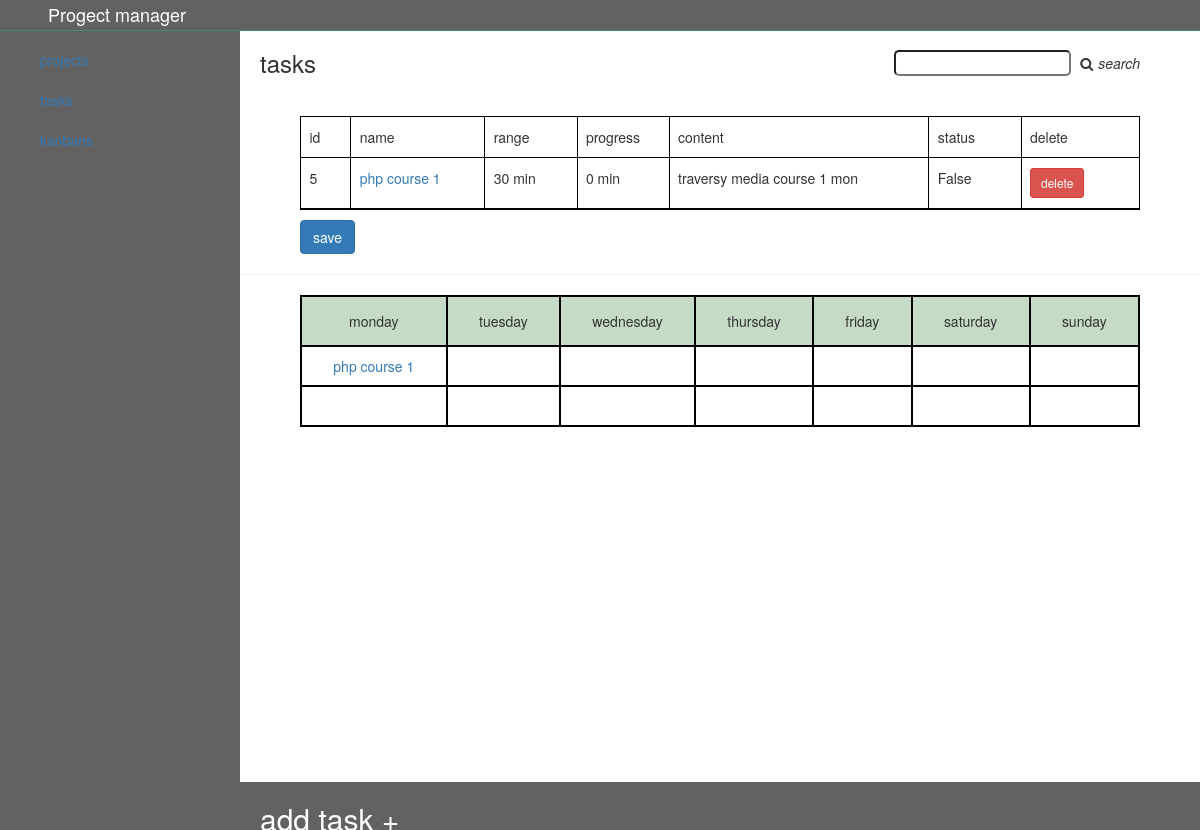
Before: /taskHub/1 with the older database file.
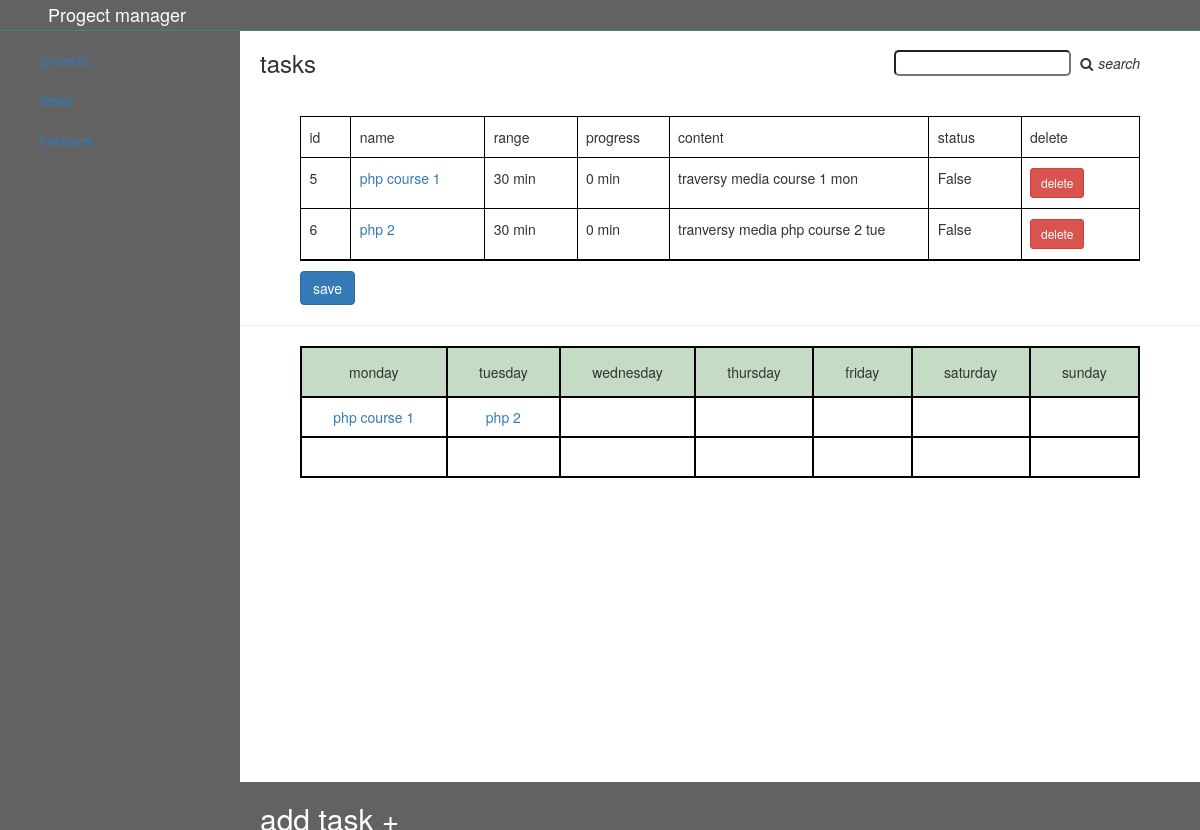
After: the same page with the newer database file.
### app.py (models this page shows, shortened)
class Task(db.Model):
    id = db.Column(db.Integer, primary_key=True)
    name = db.Column(db.String(1000), nullable=False)
    content = db.Column(db.String(1000),nullable=False)
    t_range = db.Column(db.Integer, nullable=False)
    progress = db.Column(db.Integer, nullable=False, default=0)
    date = db.Column(db.DateTime,default=datetime.utcnow)
    status = db.Column(db.Boolean, default=False)
    day = db.Column(db.String(100))
    hub_id = db.Column(db.Integer, db.ForeignKey('taskhub.id'), nullable= False)

### app.py (the view)
@app.route('/taskHub/<int:id>', methods = ['GET','POST'])
def taskHub(id):
    if Taskhub.query.get(id):
        tasks = Taskhub.query.get(id).tasks
    else:
        tasks = ''
    return render_template('taskhub.html', tasks=tasks, id = id)

### templates/taskhub.html (shortened to what this page needs)
{% extends 'base.html' %}
{% block body %}
<div class="main">
    <div class="taskhub-header">
        <h3>tasks</h3>
        <div class="search">
            <input type="text" class="taskName">
            <i class="fa fa-search"></i><i>search</i>
        </div>
    </div>
    <div class="tasks">
        <form method='post' action='/saveTask/{{id}}'>
            <ul>
                <li>
                    <p class="no">id</p>
                    <p class="name">name</p>
                    <p class="range">range</p>
                    <p class="pro">progress</p>
                    <p class="content">content</p>
                    <p class="status">status</p>
                    <p class="delete">delete</p>
                </li>
                {% for task in tasks%}
                <li class='{% if task.status == True %} success{% endif %}'>
                    <p class="no">{{ task.id }}</p>
                    <p class="name "><a href="/task/{{task.id}}" class="{{ task.day }}">{{ task.name }}</a></p>
                    <p class="range">{{ task.t_range }} min</p>
                    <p class="pro">{{ task.progress }} min</p>
                    <p class="content">{{ task.content }} {{task.day}}</p>
                    <p class="status">{{ task.status }}</p>
                    <p class="delete">
                        <a href="/deleteTask/{{task.id}}" class="btn btn-danger btn-sm">delete</a>
                    </p>
                </li>
                {% endfor %}
            </ul>
            <div>
                <button class="btn btn-primary" type='submit'> save </button>
            </div>
        </form>
    </div>
    <div class="task-list" style="display: none">
        <ul>
           {% for task in tasks%}
            <a href="/task/{{task.id}}" class="{{ task.day }}">{{ task.name }}</a>
             {% endfor %}
        </ul>
    </div>
    <hr>
    <div class="addTask">
        <h2>add task +</h2>
    </div>
    <div class="time-table">
        <div class="time-tabel-cont">
            <div class="mon">
                <p class="day">monday</p>
                <div class="tasks">
                </div>
            </div>
            <div class="tue">
                <p class="day">tuesday</p>
                <div class="tasks">
                </div>
            </div>
            <div class="wed">
                <p class="day">wednesday</p>
                <div class="tasks">
                </div>
            </div>
            <div class="thu">
                <p class="day">thursday</p>
                <div class="tasks">
                </div>
            </div>
            <div class="fri">
                <p class="day">friday</p>
                <div class="tasks">
                </div>
            </div>
            <div class="sat">
                <p class="day">saturday</p>
                <div class="tasks">
                </div>
            </div>
            <div class="sun">
                <p class="day">sunday</p>
                <div class="tasks">
                </div>
            </div>
        </div>
    </div>
</div>
{% endblock %}

### templates/base.html (shortened to what this page needs)
<!doctype html>
<html lang="en">
<head>
    <link rel="stylesheet" href="../static/lib/bootstrap/css/bootstrap.css">
    <link rel="stylesheet" href="../static/lib/font-awesome/css/font-awesome.min.css">
    <link rel="stylesheet" href="../static/css/style.css">
</head>
<body>
        <header>
            <h2>Progect manager</h2>
        </header>
        <div class="main-cont">
            <div class="dashboard">
                <ul>
                    <li><a href="/">projects</a></li>
                    <li><a href="/">tasks</a></li>
                    <li><a href="/">kanbans</a></li>
                </ul>
            </div>
{% block body %}
{% endblock %}
</body>
</html>

### static/css/style.css (style rules this page uses)
header { margin-bottom: 30px; }
header h2 { margin: 0; padding: 5px 4%; font-size: 18px; position: fixed; left: 0; top: 0; width: 100%; background: #626262; color: white; border-bottom: 1px solid #3e897b; z-index: 1; }
.main-cont { display: flex; }
.main-cont .dashboard { width: 20%; background: #626262; height: 100vh; }
.main-cont .dashboard ul { list-style: none; position: fixed; height: 100%; left: 0; width: 20%; background: #626262; height: 100vh; }
.main-cont .dashboard ul li { margin: 20px 0; }
.main-cont .main { width: 80% }
.main-cont .main h3 { margin: 0; padding: 20px; }
.main-cont .main ul { list-style: none; border: 1px solid black; padding: 0; margin: 10px 30px; }
.main-cont .main ul li { display: flex; border-bottom: 1px solid black; }
.main-cont .main ul li p { margin: 0; padding: 10px 0; margin-left: 1%; }
.main-cont .main ul li .no { width: 5%; border-right: 1px solid black; }
.main-cont .main ul li .name { width: 15% !important; border-right: 1px solid black; }
.main-cont .main ul li .pro { width: 10% !important; border-right: 1px solid black; }
.main-cont .main ul li .content { width: 30% !important; border-right: 1px solid black; }
.main-cont .main ul li .status { width: 10% !important; border-right: 1px solid black; }
.main-cont .main ul li .range { width: 10% !important; border-right: 1px solid black; }
.main-cont .main ul li .delete { width: 10%; }
.main-cont form { margin: 20px 30px; }
.main .taskhub-header { display: flex; align-items: center; justify-content: space-between; }
.main .search { margin-right: 60px; }
.main .search input { border-radius: 5px; }
.main .search i { margin-left: 5px; }
.main .tasks form div { margin-left: 30px; }
.main .addTask { position: fixed; bottom: 0; background: #626262; width: 100%; transition:0.5s; transform: translateY(320px) }
.main .addTask h2 { color: white; padding-left:20px; cursor: pointer; }
.time-tabel-cont { margin: 20px 60px; display: flex; border: 1px solid black; margin-bottom: 220px; }
.time-tabel-cont p { margin: 0; }
.time-tabel-cont div { flex-grow: 1; }
.time-tabel-cont .day { background: #c5dbc5; border: 1px solid black; height: 50px; display: flex; align-items: center; justify-content: center; }
.time-tabel-cont .tasks a { border: 1px solid black; display: block; height: 40px; display: flex; justify-content: center; align-items: center; }

Changed rows visible on the page:
added Task: id "6", name "php 2", t_range "30", progress "0", content "tranversy media php course 2", day "tue", status "False"
